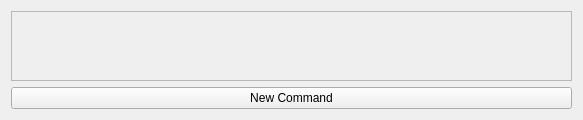
<?xml version="1.0" encoding="UTF-8"?>
<ui version="4.0">
 <class>CommandPanel</class>
 <widget class="QWidget" name="CommandPanel">
  <property name="geometry">
   <rect>
    <x>0</x>
    <y>0</y>
    <width>583</width>
    <height>109</height>
   </rect>
  </property>
  <property name="windowTitle">
   <string>Form</string>
  </property>
  <property name="autoFillBackground">
   <bool>false</bool>
  </property>
  <layout class="QVBoxLayout" name="verticalLayout">
   <item>
    <widget class="QScrollArea" name="scrollArea">
     <property name="frameShape">
      <enum>QFrame::StyledPanel</enum>
     </property>
     <property name="widgetResizable">
      <bool>true</bool>
     </property>
     <property name="alignment">
      <set>Qt::AlignLeading|Qt::AlignLeft|Qt::AlignTop</set>
     </property>
     <widget class="QWidget" name="scrollAreaWidgetContents">
      <property name="geometry">
       <rect>
        <x>0</x>
        <y>0</y>
        <width>563</width>
        <height>16</height>
       </rect>
      </property>
      <property name="sizePolicy">
       <sizepolicy hsizetype="Preferred" vsizetype="Maximum">
        <horstretch>0</horstretch>
        <verstretch>0</verstretch>
       </sizepolicy>
      </property>
     </widget>
    </widget>
   </item>
   <item>
    <widget class="QPushButton" name="pbNew">
     <property name="text">
      <string>New Command</string>
     </property>
     <property name="icon">
      <iconset theme="list-add"/>
     </property>
    </widget>
   </item>
  </layout>
 </widget>
 <resources/>
 <connections/>
</ui>
